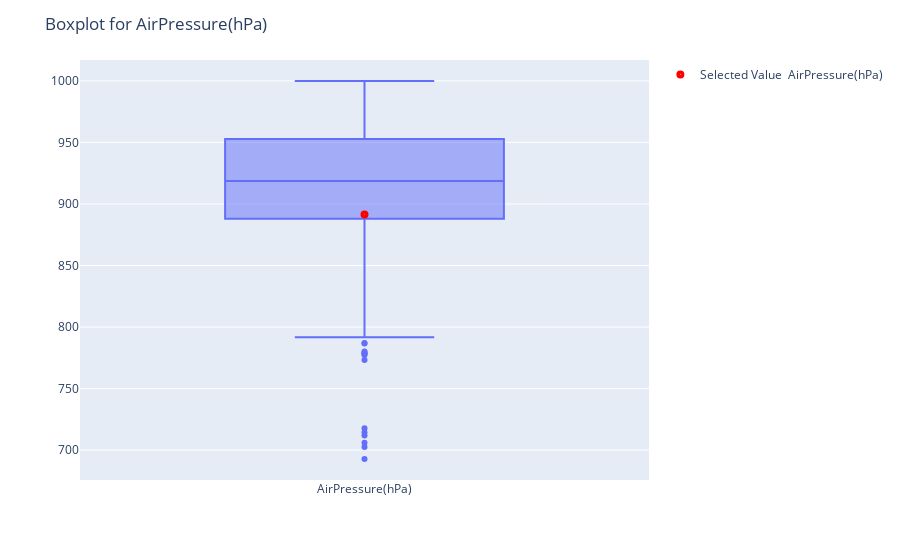

Notebook code for this chart:
### Code cell
report("Promice", "2022-01-12", "THU_L_day_v03", variable = "AirPressure(hPa)", scope = "relative")

### Figure 1 — Plotly figure (JSON) as saved in the notebook; plotly's stock layout.template omitted (floating-point values rounded to 4 significant figures; data arrays with more than 128 entries replaced by an {"elided": "..."} marker saying what was removed)
{"data": [{"alignmentgroup": "True", "hovertemplate": "variable=%{x}<br>value=%{y}<extra></extra>", "legendgroup": "", "marker": {"color": "#636efa"}, "name": "", "notched": false, "offsetgroup": "", "orientation": "v", "showlegend": false, "type": "box", "x": {"elided": "294 str values"}, "x0": " ", "xaxis": "x", "y": {"elided": "294 float values"}, "y0": " ", "yaxis": "y"}, {"marker": {"color": "red", "size": 8, "symbol": "circle-dot"}, "mode": "markers", "name": "Selected Value \nAirPressure(hPa)", "type": "scatter", "x": ["AirPressure(hPa)"], "y": [891.5]}], "layout": {"boxmode": "group", "legend": {"tracegroupgap": 0}, "margin": {"t": 60}, "title": {"text": "Boxplot for AirPressure(hPa)"}, "xaxis": {"anchor": "y", "domain": [0, 1], "title": {"text": ""}}, "yaxis": {"anchor": "x", "domain": [0, 1], "title": {"text": ""}}}}
